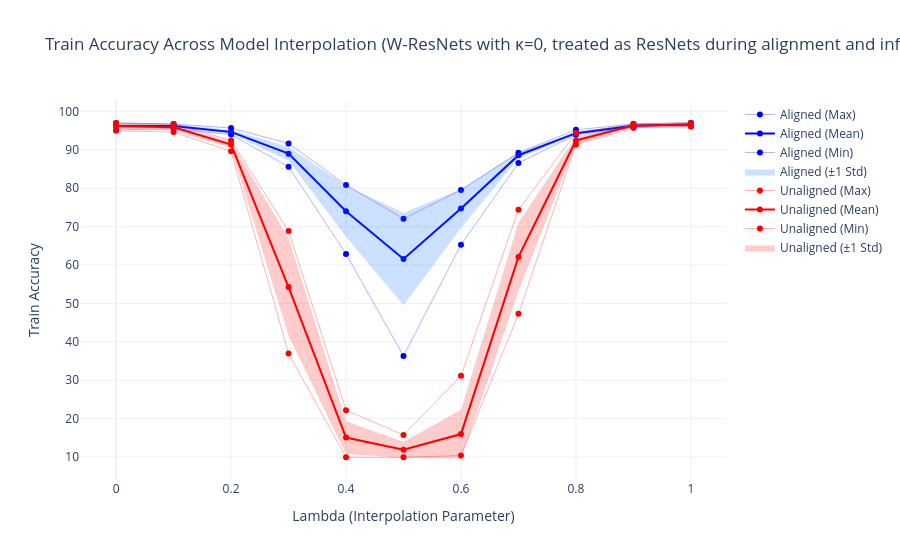

The notebook cell saved with this chart:
### Code cell
results_cifar = load_json("outputs/2025-11-20/23-19-11_resnet_cifar_sym-1__136hb7xt__7tkmwgyh/rebasin_lmc_results_epoch_100.json")
plot_interpolation_metric(results_cifar, "train_accuracy", False, title_suffix="W-ResNets with κ=0, treated as ResNets during alignment and inference")

### Figure 1 — Plotly figure (JSON) as saved in the notebook; plotly's stock layout.template omitted (floating-point values rounded to 4 significant figures)
{"data": [{"line": {"color": "blue", "width": 0.3}, "mode": "lines+markers", "name": "Aligned (Max)", "type": "scatter", "x": [0, 0.1, 0.2, 0.3, 0.4, 0.5, 0.6, 0.7, 0.8, 0.9, 1], "y": [96.96, 96.72, 95.67, 91.67, 80.86, 72.05, 79.53, 89.24, 95.2, 96.74, 97.05]}, {"line": {"color": "blue", "width": 2}, "mode": "lines+markers", "name": "Aligned (Mean)", "type": "scatter", "x": [0, 0.1, 0.2, 0.3, 0.4, 0.5, 0.6, 0.7, 0.8, 0.9, 1], "y": [96.21, 96.19, 94.66, 89.01, 74.01, 61.56, 74.69, 88.59, 94.34, 96.25, 96.61]}, {"line": {"color": "blue", "width": 0.3}, "mode": "lines+markers", "name": "Aligned (Min)", "type": "scatter", "x": [0, 0.1, 0.2, 0.3, 0.4, 0.5, 0.6, 0.7, 0.8, 0.9, 1], "y": [95.16, 95.5, 93.97, 85.6, 62.86, 36.34, 65.26, 86.58, 93.92, 95.84, 96.08]}, {"fill": "toself", "fillcolor": "rgba(0, 100, 255, 0.2)", "line": {"color": "rgba(255,255,255,0)"}, "name": "Aligned (±1 Std)", "showlegend": true, "type": "scatter", "x": [0, 0.1, 0.2, 0.3, 0.4, 0.5, 0.6, 0.7, 0.8, 0.9, 1, 1, 0.9, 0.8, 0.7, 0.6, 0.5, 0.4, 0.3, 0.2, 0.1, 0], "y": [96.86, 96.65, 95.2, 90.8, 80.63, 73.62, 79.74, 89.39, 94.72, 96.54, 96.89, 96.33, 95.95, 93.96, 87.79, 69.64, 49.51, 67.39, 87.21, 94.12, 95.73, 95.56]}, {"line": {"color": "red", "width": 0.3}, "mode": "lines+markers", "name": "Unaligned (Max)", "type": "scatter", "x": [0, 0.1, 0.2, 0.3, 0.4, 0.5, 0.6, 0.7, 0.8, 0.9, 1], "y": [97.02, 96.75, 92.45, 68.89, 22.2, 15.74, 31.15, 74.42, 94.36, 96.79, 97.01]}, {"line": {"color": "red", "width": 2}, "mode": "lines+markers", "name": "Unaligned (Mean)", "type": "scatter", "x": [0, 0.1, 0.2, 0.3, 0.4, 0.5, 0.6, 0.7, 0.8, 0.9, 1], "y": [96.23, 95.85, 91.36, 54.25, 15.06, 11.87, 15.97, 62.12, 92.44, 96.31, 96.61]}, {"line": {"color": "red", "width": 0.3}, "mode": "lines+markers", "name": "Unaligned (Min)", "type": "scatter", "x": [0, 0.1, 0.2, 0.3, 0.4, 0.5, 0.6, 0.7, 0.8, 0.9, 1], "y": [94.94, 94.63, 89.6, 36.97, 9.938, 9.933, 10.37, 47.28, 91.35, 95.77, 96.16]}, {"fill": "toself", "fillcolor": "rgba(255, 0, 0, 0.2)", "line": {"color": "rgba(255,255,255,0)"}, "name": "Unaligned (±1 Std)", "showlegend": true, "type": "scatter", "x": [0, 0.1, 0.2, 0.3, 0.4, 0.5, 0.6, 0.7, 0.8, 0.9, 1, 1, 0.9, 0.8, 0.7, 0.6, 0.5, 0.4, 0.3, 0.2, 0.1, 0], "y": [96.94, 96.59, 92.18, 66.97, 19.33, 13.97, 22.32, 71.08, 93.42, 96.6, 96.88, 96.33, 96.02, 91.46, 53.15, 9.618, 9.779, 10.79, 41.53, 90.55, 95.11, 95.52]}], "layout": {"hovermode": "x unified", "title": {"text": "Train Accuracy Across Model Interpolation (W-ResNets with κ=0, treated as ResNets during alignment and inference)"}, "xaxis": {"title": {"text": "Lambda (Interpolation Parameter)"}}, "yaxis": {"title": {"text": "Train Accuracy"}, "type": "linear"}}}
